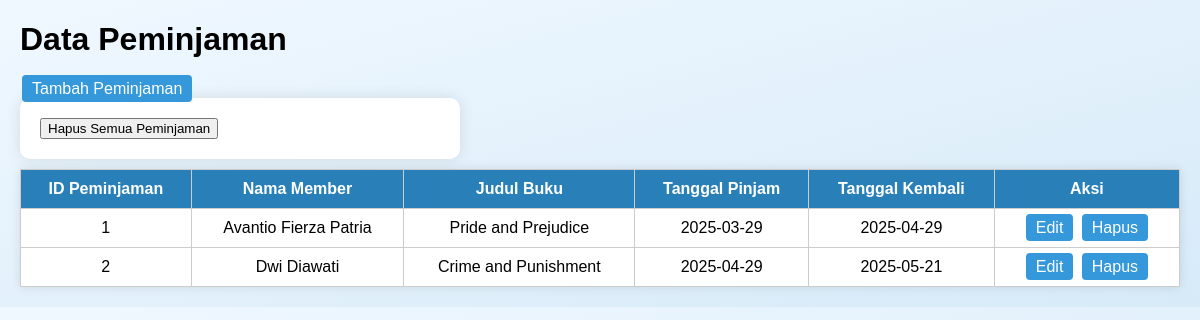
The app's page /PRAK501/Peminjaman.php with its own data.
### tables this page shows
CREATE TABLE `peminjaman` (
  `id_peminjaman` int NOT NULL,
  `id_member` int DEFAULT NULL,
  `id_buku` int DEFAULT NULL,
  `tgl_pinjam` date DEFAULT NULL,
  `tgl_kembali` date DEFAULT NULL
);

CREATE TABLE `member` (
  `id_member` int NOT NULL,
  `nama_member` varchar(250) DEFAULT NULL,
  `nomor_member` varchar(15) DEFAULT NULL,
  `alamat` text,
  `tgl_mendaftar` date DEFAULT NULL,
  `tgl_terakhir_bayar` date DEFAULT NULL
);

CREATE TABLE `buku` (
  `id_buku` int NOT NULL,
  `judul_buku` varchar(500) DEFAULT NULL,
  `penulis` varchar(500) DEFAULT NULL,
  `penerbit` varchar(250) DEFAULT NULL,
  `tahun_terbit` int DEFAULT NULL
);

### PRAK501/Model.php (called while the page is built, shortened)
<?php
function getBookById($pdo, $id) {
    $stmt = $pdo->prepare("SELECT * FROM buku WHERE id_buku = ?");
    $stmt->execute([$id]);
    return $stmt->fetch(PDO::FETCH_ASSOC);
}
function getAllLoans($pdo) {
    $stmt = $pdo->query("SELECT * FROM peminjaman");
    return $stmt->fetchAll(PDO::FETCH_ASSOC);
}
function getMemberById($pdo, $id) {
    $stmt = $pdo->prepare("SELECT * FROM member WHERE id_member = ?");
    $stmt->execute([$id]);
    return $stmt->fetch(PDO::FETCH_ASSOC);
}
?>

### PRAK501/Peminjaman.php (the view, shortened to what this page needs)
<?php
require 'Model.php';
$peminjaman = getAllLoans($pdo);
?>
<!DOCTYPE html>
<html lang="id">
<head>
    <link rel="stylesheet" href="style.css">
</head>
<body>
    <h1>Data Peminjaman</h1>
    <a href="FormPeminjaman.php">Tambah Peminjaman</a>
    <form method="POST">
        <button type="submit" name="delete_all">Hapus Semua Peminjaman</button>
    </form>
    <table>
        <thead>
            <tr>
                <th>ID Peminjaman</th>
                <th>Nama Member</th>
                <th>Judul Buku</th>
                <th>Tanggal Pinjam</th>
                <th>Tanggal Kembali</th>
                <th>Aksi</th>
            </tr>
        </thead>
        <tbody>
            <?php foreach ($peminjaman as $loan): ?>
                <tr>
                    <td><?php echo $loan['id_peminjaman']; ?></td>
                    <td><?php echo getMemberById($pdo, $loan['id_member'])['nama_member']; ?></td>
                    <td><?php echo getBookById($pdo, $loan['id_buku'])['judul_buku']; ?></td>
                    <td><?php echo $loan['tgl_pinjam']; ?></td>
                    <td><?php echo $loan['tgl_kembali']; ?></td>
                    <td>
                        <a href="FormPeminjaman.php?id=<?php echo $loan['id_peminjaman']; ?>">Edit</a>
                        <a href="?delete=<?php echo $loan['id_peminjaman']; ?>" onclick="return confirm('Apakah Anda yakin?')">Hapus</a>
                    </td>
                </tr>
            <?php endforeach; ?>
        </tbody>
    </table>
</body>
</html>

### PRAK501/Style.css (style rules this page uses)
body { font-family: Arial, sans-serif; background: linear-gradient(to bottom right, #f0f8ff, #d6eaf8); margin: 20px; padding: 0; }
table { width: 100%; border-collapse: collapse; background-color: white; box-shadow: 0 0 10px rgba(0,0,0,0.1); margin-top: 10px; }
table, th, td { border: 1px solid #ccc; }
th { background-color: #2980b9; color: white; padding: 10px; }
td { padding: 10px; text-align: center; }
a { text-decoration: none; padding: 5px 10px; background-color: #3498db; color: white; border-radius: 4px; margin: 2px; }
form { background-color: white; padding: 20px; border-radius: 10px; width: 400px; box-shadow: 0 0 15px rgba(0,0,0,0.1); }

### records on screen
peminjaman: id_peminjaman "1", id_member+id_peminjaman "Avantio Fierza Patria", id_buku.judul_buku "Pride and Prejudice", tgl_pinjam "2025-03-29", tgl_kembali "2025-04-29"
peminjaman: id_peminjaman "2", id_member+id_peminjaman "Dwi Diawati", id_buku.judul_buku "Crime and Punishment", tgl_pinjam "2025-04-29", tgl_kembali "2025-05-21"
